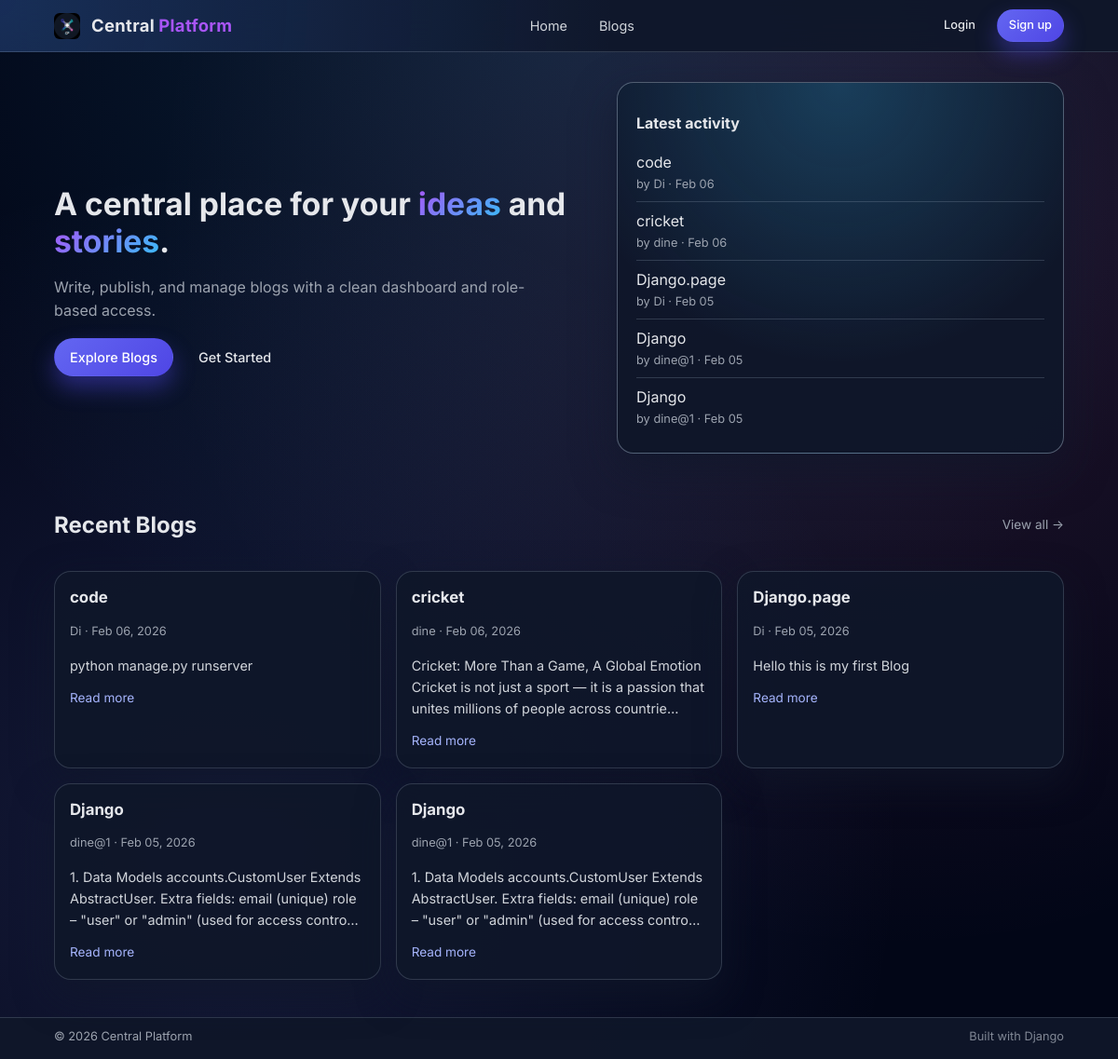
The page / on the database its author committed.
### blogs/models.py (models this page shows, shortened)
class Blog(models.Model):
    STATUS_CHOICES = (
        ("draft", "Draft"),
        ("published", "Published"),
    )
    CATEGORY_CHOICES = (
        ("Technology", "Technology"),
        ("Education", "Education"),
        ("Health", "Health"),
        ("Travel", "Travel"),
        ("Business", "Business"),
        ("Lifestyle", "Lifestyle"),
        ("Sports", "Sports"),
        ("General", "General"),
    )
    title = models.CharField(max_length=255)
    content = models.TextField()
    category = models.CharField(
        max_length=50,
        default="General",
        blank=True
    )
    author = models.ForeignKey(
        settings.AUTH_USER_MODEL,
        on_delete=models.CASCADE,
        related_name="blogs",
    )
    image = models.ImageField(
        upload_to="blog_images/", blank=True, null=True
    )
    status = models.CharField(
        max_length=10,
        choices=STATUS_CHOICES,
        default="draft"
    )
    created_at = models.DateTimeField(auto_now_add=True)
    updated_at = models.DateTimeField(auto_now=True)
    class Meta:
        ordering = ["-created_at"]

### accounts/models.py (models this page shows, shortened)
class CustomUser(AbstractUser):
    ROLE_CHOICES = (
        ('user', 'User'),
        ('admin', 'Admin'),
    )
    email = models.EmailField(unique=True)
    role = models.CharField(max_length=10, choices=ROLE_CHOICES, default='user')
    profile_image = models.ImageField(
        upload_to='profile_images/', blank=True, null=True
    )

### core/views.py (the view)
# urls.py: path("", home, name="home"),
def home(request):
    latest_blogs = Blog.objects.filter(status="published").order_by("-created_at")[:5]
    return render(request, "home.html", {"latest_blogs": latest_blogs})

### templates/home.html (shortened to what this page needs)
{% extends "base.html" %}
{% block content %}
<section class="page">
    <div class="hero">
        <div class="hero-text">
            <h1 class="hero-title">
                A central place for your <span>ideas</span> and <span>stories</span>.
            </h1>
            <p class="hero-subtitle">
                Write, publish, and manage blogs with a clean dashboard and role-based access.
            </p>
            <div class="hero-actions">
                <a href="{% url 'blogs:blog_list' %}" class="btn btn-primary">
                    Explore Blogs
                </a>
                {% if user.is_authenticated %}
                    <a href="{% url 'blogs:blog_create' %}" class="btn btn-outline">
                        Create Blog
                    </a>
                {% else %}
                    <a href="{% url 'accounts:register' %}" class="btn btn-ghost">
                        Get Started
                    </a>
                {% endif %}
            </div>
        </div>
        <div class="hero-card">
            <h2>Latest activity</h2>
            <ul class="hero-list">
                {% for blog in latest_blogs %}
                    <li>
                        <a href="{% url 'blogs:blog_detail' blog.pk %}">
                            {{ blog.title }}
                        </a>
                        <span class="meta">
                            by {{ blog.author.username }} · {{ blog.created_at|date:"M d" }}
                        </span>
                    </li>
                {% empty %}
                    <li class="empty">No blogs yet. Be the first to write one.</li>
                {% endfor %}
            </ul>
        </div>
    </div>
    <section class="section">
        <div class="section-header">
            <h2>Recent Blogs</h2>
            <a href="{% url 'blogs:blog_list' %}" class="link-muted">View all →</a>
        </div>
        <div class="card-grid">
            {% for blog in latest_blogs %}
                <article class="card card-blog">
                    <div class="card-body">
                        <h3 class="card-title">
                            <a href="{% url 'blogs:blog_detail' blog.pk %}">
                                {{ blog.title }}
                            </a>
                        </h3>
                        <p class="card-meta">
                            {{ blog.author.username }} · {{ blog.created_at|date:"M d, Y" }}
                        </p>
                        <p class="card-text">
                            {{ blog.content|truncatechars:140 }}
                        </p>
                        <a href="{% url 'blogs:blog_detail' blog.pk %}" class="card-link">
                            Read more
                        </a>
                    </div>
                </article>
            {% empty %}
                <p class="muted">No blogs to show yet.</p>
            {% endfor %}
        </div>
    </section>
</section>
{% endblock %}

### static/css/style.css (style rules this page uses)
:root { --bg: #020617; --bg-elevated: #020617; --surface: #0b1120; --surface-alt: #020617; --border-subtle: rgba(148, 163, 184, 0.3); --primary: #6366f1; --primary-soft: rgba(99, 102, 241, 0.18); --primary-deep: #4f46e5; --danger: #ef4444; --danger-soft: rgba(239, 68, 68, 0.18); --success: #22c55e; --success-soft: rgba(34, 197, 94, 0.18); --text: #e5e7eb; --text-muted: #9ca3af; --shadow-soft: 0 18px 45px rgba(15, 23, 42, 0.6); --radius-lg: 18px; --radius-md: 12px; --radius-sm: 999px; }
*, *::before, *::after { box-sizing: border-box; }
html, body { height: 100%; }
body { margin: 0; font-family: 'Inter', system-ui, -apple-system, BlinkMacSystemFont, "Segoe UI", sans-serif; background: radial-gradient(circle at top, rgba(56, 189, 248, 0.15), transparent 60%), radial-gradient(circle at 20% 80%, rgba(129, 140, 248, 0.16), transparent 55%), radial-gradient(circle at 80% 20%, rgba(244, 114, 182, 0.14), transparent 60%), linear-gradient(145deg, #020617, #020617 40%, #020617); color: var(--text); line-height: 1.6; }
.btn { display: inline-flex; align-items: center; justify-content: center; padding: 8px 16px; border-radius: var(--radius-sm); border: 1px solid transparent; font-size: 0.9rem; font-weight: 500; cursor: pointer; text-decoration: none; transition: background 0.15s ease, border-color 0.15s ease, color 0.15s ease, transform 0.05s ease, box-shadow 0.1s ease; }
.btn-primary { background: linear-gradient(135deg, var(--primary), var(--primary-deep)); color: white; box-shadow: 0 12px 24px rgba(79, 70, 229, 0.45); }
.btn-ghost { background: transparent; color: #e5e7eb; border-color: transparent; }
.page { display: flex; flex-direction: column; gap: 26px; }
.section { margin-top: 12px; }
.section-header { display: flex; align-items: center; justify-content: space-between; margin-bottom: 8px; }
.link-muted { color: var(--text-muted); font-size: 0.85rem; text-decoration: none; }
.hero { display: grid; grid-template-columns: minmax(0, 3fr) minmax(0, 2.5fr); gap: 28px; align-items: center; }
.hero-title { font-size: 2.1rem; line-height: 1.2; margin-bottom: 10px; }
.hero-title span { background: linear-gradient(135deg, #a855f7, #38bdf8); -webkit-background-clip: text; color: transparent; }
.hero-subtitle { color: var(--text-muted); max-width: 520px; margin-bottom: 16px; }
.hero-actions { display: flex; gap: 10px; flex-wrap: wrap; }
.hero-card { background: radial-gradient(circle at top, rgba(56,189,248,0.24), transparent 65%), rgba(15,23,42,0.95); border-radius: var(--radius-lg); border: 1px solid rgba(148, 163, 184, 0.5); box-shadow: var(--shadow-soft); padding: 18px 20px; }
.hero-card h2 { font-size: 1rem; margin-bottom: 8px; }
.hero-list { list-style: none; padding: 0; margin: 0; }
.hero-list li { padding: 8px 0; border-bottom: 1px solid rgba(148, 163, 184, 0.25); }
.hero-list li:last-child { border-bottom: none; }
.hero-list a { color: #e5e7eb; text-decoration: none; }
.hero-list .meta { display: block; font-size: 0.8rem; color: var(--text-muted); }
.card-grid { display: grid; grid-template-columns: repeat(auto-fit, minmax(260px, 1fr)); gap: 16px; margin-top: 10px; }
.card { background: rgba(15, 23, 42, 0.95); border-radius: var(--radius-lg); border: 1px solid rgba(148, 163, 184, 0.25); box-shadow: 0 16px 40px rgba(15, 23, 42, 0.7); overflow: hidden; }
.card-body { padding: 14px 16px 16px; }
.card-title { margin: 0 0 2px; font-size: 1.05rem; }
.card-title a { color: #e5e7eb; text-decoration: none; }
.card-meta { font-size: 0.8rem; color: var(--text-muted); margin-bottom: 8px; }
.card-text { font-size: 0.9rem; color: #d1d5db; margin-bottom: 10px; }
.card-link { font-size: 0.85rem; color: #a5b4fc; text-decoration: none; }

### rows shown on the page
Blog: title "code", author.username "Di", created_at "Feb 06", created_at "Feb 06, 2026", content "python manage.py runserver"
Blog: title "cricket", author.username "dine", created_at "Feb 06", created_at "Feb 06, 2026", content "Cricket: More Than a Game, A Global Emotion Cricket is not just a sport — it is a passion that unites millions of people across countrie…"
Blog: title "Django.page", author.username "Di", created_at "Feb 05", created_at "Feb 05, 2026", content "Hello this is my first Blog"
Blog: title "Django", author.username "dine@1", created_at "Feb 05", created_at "Feb 05, 2026", content "1. Data Models accounts.CustomUser Extends AbstractUser. Extra fields: email (unique) role – \"user\" or \"admin\" (used for access contro…"
Blog: title "Django", author.username "dine@1", created_at "Feb 05", created_at "Feb 05, 2026", content "1. Data Models accounts.CustomUser Extends AbstractUser. Extra fields: email (unique) role – \"user\" or \"admin\" (used for access contro…"
